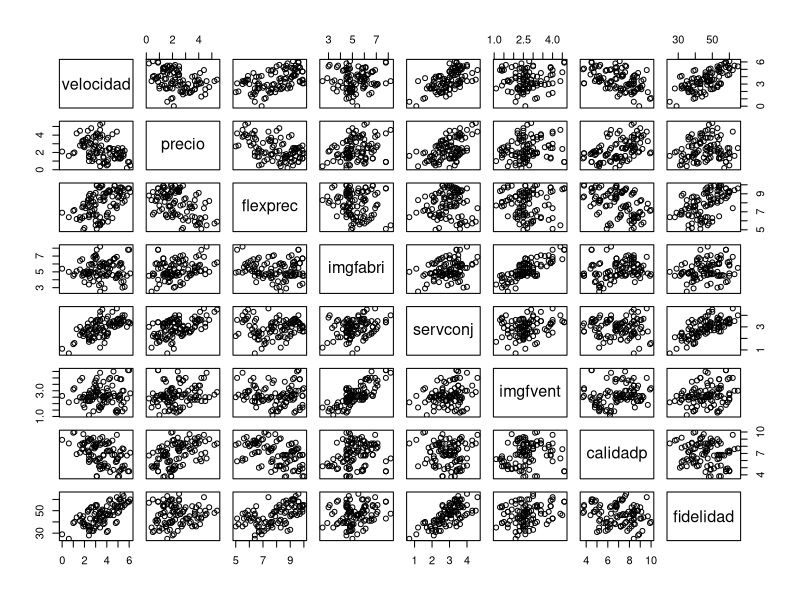
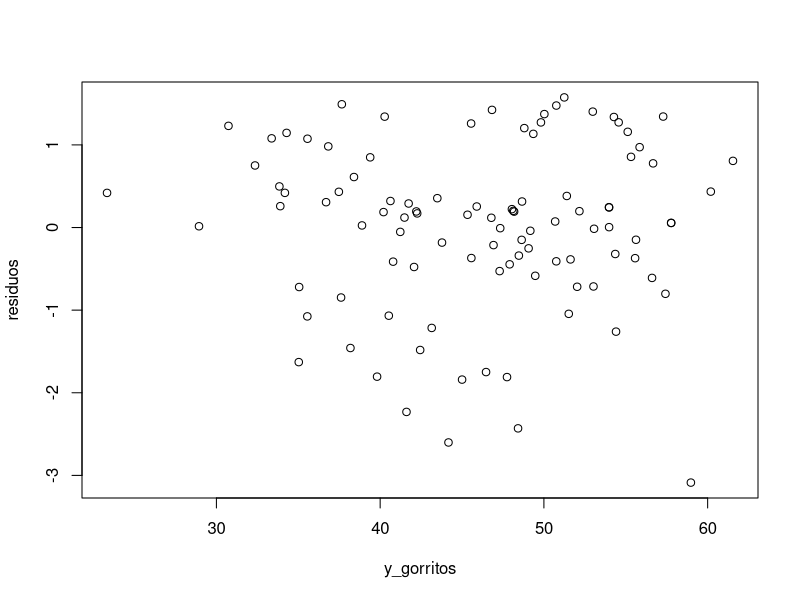
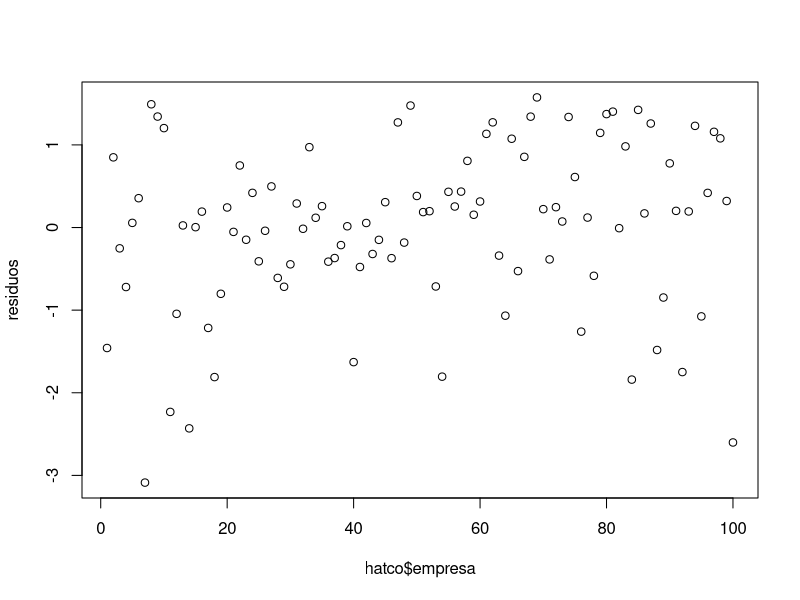

The R source for these figures, in order:
## ---- chunk 1
hatco <- read.csv(
  "csv/hatco2.csv",
  colClasses = c(
    "tamano"     = "factor",
    "adquisic"   = "factor",
    "tindustr"   = "factor",
    "tsitcomp"   = "factor",
    "nfidelidad" = "factor",
    "nsatisfac"  = "factor"
  )
)
str(hatco)
summary(hatco)
## ---- chunk 2
plot(hatco[, c(6:13)])
## ---- chunk 3
mod1 <- lm(
  fidelidad ~ velocidad + precio + flexprec + imgfabri + servconj + imgfvent + calidadp,
  hatco
)
mod1

summary(mod1)

anova(mod1)
## ---- chunk 4
residuos <- rstandard(mod1)
y_gorritos <- mod1$fitted.values

plot(y_gorritos, residuos)
## ---- chunk 5
plot(hatco$empresa, residuos)
## ---- chunk 6
library("lmtest")
dwtest(mod1)
## ---- chunk 7
ks.test(y_gorritos, residuos)
